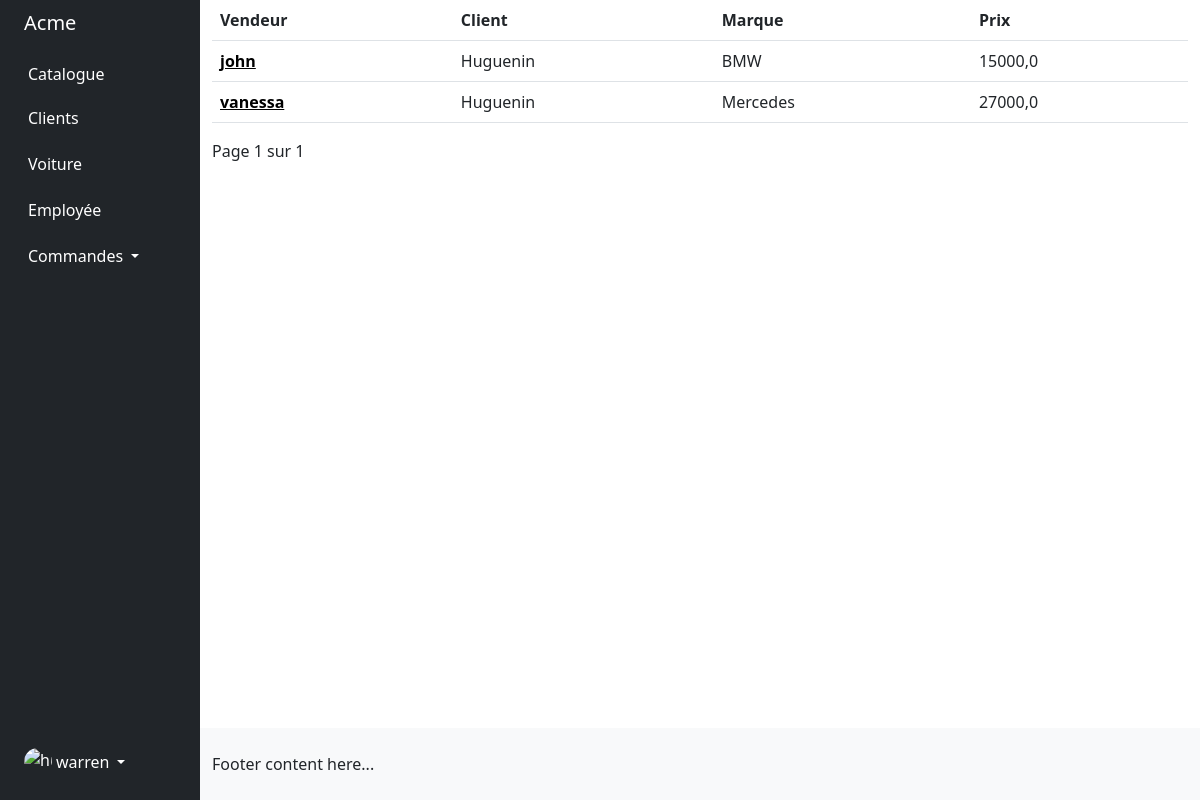
Page /crm_acme/commandes (signed in) on the committed database.
### bdd/models/Commande.py (models this page shows)
class Commande(models.Model):
    pk_employee = models.ForeignKey(Employee, on_delete=models.PROTECT)
    pk_client = models.ForeignKey(Client, on_delete=models.PROTECT)
    id_voiture = models.ForeignKey(Voiture, on_delete=models.PROTECT)
    date_commande = models.DateField(verbose_name="Date de validation de la commande", auto_now_add=True)

### bdd/models/Employee.py (models this page shows, shortened)
class Employee(models.Model):
    user = models.OneToOneField(User, on_delete=models.CASCADE)
    no_tel_regex = RegexValidator(
        regex="[0-9]{10}", message="veuillez entrer un numéro de téléphone valide."
    )
    no_tel = models.CharField(validators=[no_tel_regex], max_length=10, blank=True)
    rue = models.CharField(max_length=56, blank=True)
    ville = models.CharField(max_length=56, blank=True)
    code_postale_regex = RegexValidator(
        regex="[0-9]*$", message="veuillez entrer un code postal valide."
    )
    code_postale = models.CharField(max_length=56, blank=True)
    def __str__(self):
        return self.user.username

### bdd/models/Client.py (models this page shows, shortened)
class Client(models.Model):
    date_mise_a_jour = models.DateField(verbose_name="Date de mise à jour", auto_now=True)
    nom = models.CharField(max_length=56)
    prenom = models.CharField(max_length=56)
    email = models.EmailField(max_length=56, unique=True)
    no_tel_regex=RegexValidator(
        regex="[0-9]{10}", message="veuillez entrer un numéro de téléphone valide."
    )
    no_tel = models.CharField(validators=[no_tel_regex], max_length=10)
    rue = models.CharField(max_length=56)
    ville = models.CharField(max_length=56)
    code_postale_regex = RegexValidator(
        regex="[0-9]*$", message="veuillez entrer un code postal valide."
    )
    code_postale = models.CharField(max_length=56)
    date_inscription = models.DateField(verbose_name="Date d'inscription", auto_now_add=True)

### bdd/models/Voiture.py (models this page shows, shortened)
class Voiture(models.Model):
    id_marque = models.ForeignKey(Marque, on_delete=models.PROTECT)
    modele = models.CharField(max_length=56)
    photo = models.ImageField(upload_to="voitures", blank=True, null=True)
    annee = models.IntegerField()
    date_entree = models.DateField(verbose_name="Date d'entrée au catalogue", auto_now_add=True)
    date_sortie = models.DateField(null=True, blank=True)
    pk_acheteur = models.ForeignKey(Employee, null=True, default=None, on_delete=models.CASCADE, related_name="employee")
    prix = models.FloatField()

### bdd/models/Marque.py (models this page shows)
class Marque(models.Model):
    label = models.CharField(max_length=56)

### bdd/views/commande.py (the view)
# urls.py: path('', voiture.index, name="voitures"),
@login_required
def index(request):
    commande_list = Commande.objects.all()
    paginator = Paginator(commande_list.order_by('-date_commande'), 10)
    try:
        page = request.GET.get("page")
        if not page:
            page = 1
        commande_list = paginator.page(page)
    except EmptyPage:
        commande_list = paginator.page(paginator.num_pages())
    return render(request, 'commande/commande_list.html',context={"commande_list": commande_list})

### bdd/Templates/commande/commande_list.html (shortened to what this page needs)
{% extends 'base.html' %}
{% block content %}
<div>
  <table class="table">
    <thead class="thead-dark">
      <tr>
        <th scope="col">Vendeur</th>
        <th scope="col">Client</th>
        <th scope="col">Marque</th>
        <th scope="col">Prix</th>
      </tr>
    </thead>
    <tbody>
    {% for commande in commande_list %}
      <tr>
        <th scope="row"><a href="{% url 'update_commande' commande.id %}" class="text-black">{{ commande.pk_employee }}</a></th>
        <td> {{ commande.pk_client.nom }}</td>
        <td>{{ commande.id_voiture.id_marque.label }}</td>
        <td>{{ commande.id_voiture.prix }}</td>
      </tr>
    {% endfor %}
    </tbody>
  </table>
  <div class="pagination">
    <span class="current">
      Page {{ commande_list.number }} sur {{ commande_list.paginator.num_pages }}
    </span>
  </div>
</div>
{% endblock %}

### bdd/Templates/base.html (shortened to what this page needs)
<!DOCTYPE html>
<html lang="en">
{% load static %}
<head>
    <link href="https://cdn.jsdelivr.net/npm/bootstrap@5.2.0-beta1/dist/css/bootstrap.min.css" rel="stylesheet">
     <link rel="stylesheet" href="https://use.fontawesome.com/releases/v5.15.4/css/all.css"/>
</head>
<body>
<div class="container-fluid overflow-hidden">
    <div class="row vh-100 overflow-auto">
        <div class="col-12 col-sm-3 col-xl-2 px-sm-2 px-0 bg-dark d-flex sticky-top">
            <div class="d-flex flex-sm-column flex-row flex-grow-1 align-items-center align-items-sm-start px-3 pt-2 text-white">
                <a href="{% url 'voitures' %}" class="d-flex align-items-center pb-sm-3 mb-md-0 me-md-auto text-white text-decoration-none">
                    <span class="fs-5">A<span class="d-none d-sm-inline">cme</span></span>
                </a>
                <ul class="nav nav-pills flex-sm-column flex-row flex-nowrap flex-shrink-1 flex-sm-grow-0 flex-grow-1 mb-sm-auto mb-0 justify-content-center align-items-center align-items-sm-start" id="menu">
                    <li class="nav-item">
                        <a href="{% url 'voitures' %}" class="nav-link px-sm-0 px-2 text-white">
                            <span class="ms-1 d-none d-sm-inline">Catalogue</span>
                        </a>
                    </li>
                     <li>
                        <a href="{% url 'clients' %}" class="nav-link px-sm-0 px-2 text-white">
                            <span class="ms-1 d-none d-sm-inline">Clients</span>
                        </a>
                    </li>
                    <li>
                        <a href="{% url 'create_voiture' %}" class="nav-link px-sm-0 px-2 text-white">
                            <span class="ms-1 d-none d-sm-inline">Voiture</span>
                        </a>
                    </li>
                    <li>
                        <a href="{% url 'employees' %}" class="nav-link px-sm-0 px-2 text-white">
                            <span class="ms-1 d-none d-sm-inline">Employée</span>
                        </a>
                    </li>
                    <li class="dropdown">
                        <a href="#" class="nav-link dropdown-toggle px-sm-0 px-1 text-white" id="dropdown" data-bs-toggle="dropdown" aria-expanded="false">
                            <span class="ms-1 d-none d-sm-inline">Commandes</span>
                        </a>
                    </li>
                </ul>
                <div class="dropdown py-sm-4 mt-sm-auto ms-auto ms-sm-0 flex-shrink-1">
                    <a href="#" class="d-flex align-items-center text-white text-decoration-none dropdown-toggle" id="dropdownUser1" data-bs-toggle="dropdown" aria-expanded="false">
                        <img src="https://github.com/mdo.png" alt="hugenerd" width="28" height="28" class="rounded-circle">
                        <span class="d-none d-sm-inline mx-1">{{ user.username }}</span>
                    </a>
                </div>
            </div>
        </div>
        <div class="col d-flex flex-column h-sm-100">
            <main class="row overflow-auto">
                    {% block content %}{% endblock %}
            </main>
            <footer class="row bg-light py-4 mt-auto">
                <div class="col"> Footer content here... </div>
            </footer>
        </div>
    </div>
</div>
</body>
</html>

### rows in the picture
Commande: pk_employee "john", pk_client.nom "Huguenin", id_voiture.id_marque.label "BMW", id_voiture.prix "15000,0"
Commande: pk_employee "vanessa", pk_client.nom "Huguenin", id_voiture.id_marque.label "Mercedes", id_voiture.prix "27000,0"

### other values in the picture
{{ user.username }} "warren"
{{ commande_list.number }} "1"
{{ commande_list.paginator.num_pages }} "1"
